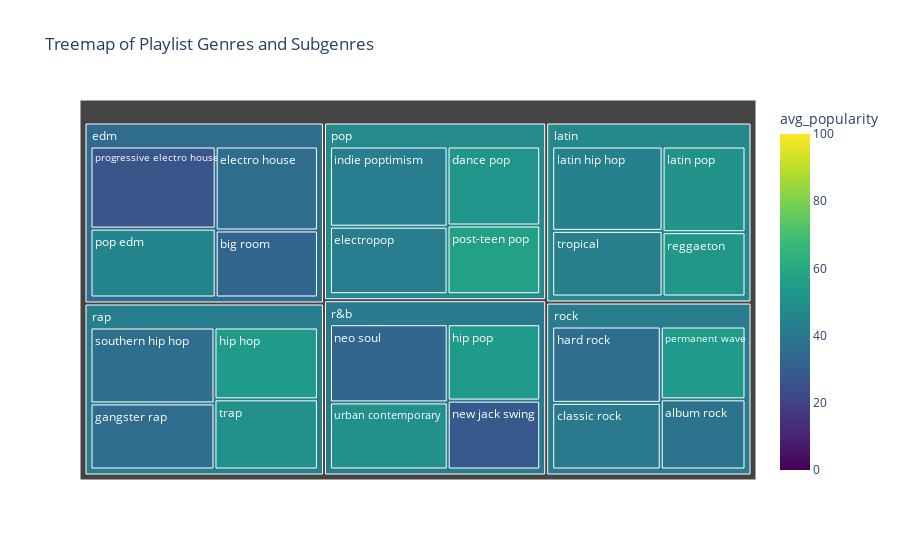

Source (notebook cell):
### Markdown cell above
### Create a treemap, representing the hierarchy of the playlist_genres and subgenres, with box sizes mapped from the number of items, and color mapped from the average popularity. Use a non-default, perceptually uniform sequential colormap and set the color range mapped to the whole range of potential values of the average popularity (0-100).

### Code cell
import plotly.express as px
import plotly.graph_objects as go



# Create the treemap
fig_treemap = px.treemap(
    genre_subgenre,
    path=['playlist_genre', 'playlist_subgenre'],
    values='count',
    color='avg_popularity',
    color_continuous_scale='Viridis',
    range_color=[0, 100],
    title='Treemap of Playlist Genres and Subgenres'
)
fig_treemap.show()

### Figure 1 — Plotly figure (JSON) as saved in the notebook; plotly's stock layout.template omitted (floating-point values rounded to 4 significant figures)
{"data": [{"branchvalues": "total", "customdata": [[38.32], [32.28], [40.81], [52.08], [35.51], [42.73], [35.19], [35.84], [53.77], [53.84], [42.48], [43.48], [51.1], [32.69], [28.03], [54.0], [45.69], [56.83], [26.87], [52.93], [36.47], [50.31], [43.33], [50.52], [34.83], [47.04], [47.74], [41.22], [43.24], [41.73]], "domain": {"x": [0, 1], "y": [0, 1]}, "hovertemplate": "labels=%{label}<br>count=%{value}<br>parent=%{parent}<br>id=%{id}<br>avg_popularity=%{color}<extra></extra>", "ids": ["rock/album rock", "edm/big room", "rock/classic rock", "pop/dance pop", "edm/electro house", "pop/electropop", "rap/gangster rap", "rock/hard rock", "rap/hip hop", "r&b/hip pop", "pop/indie poptimism", "latin/latin hip hop", "latin/latin pop", "r&b/neo soul", "r&b/new jack swing", "rock/permanent wave", "edm/pop edm", "pop/post-teen pop", "edm/progressive electro house", "latin/reggaeton", "rap/southern hip hop", "rap/trap", "latin/tropical", "r&b/urban contemporary", "edm", "latin", "pop", "r&b", "rap", "rock"], "labels": ["album rock", "big room", "classic rock", "dance pop", "electro house", "electropop", "gangster rap", "hard rock", "hip hop", "hip pop", "indie poptimism", "latin hip hop", "latin pop", "neo soul", "new jack swing", "permanent wave", "pop edm", "post-teen pop", "progressive electro house", "reggaeton", "southern hip hop", "trap", "tropical", "urban contemporary", "edm", "latin", "pop", "r&b", "rap", "rock"], "marker": {"coloraxis": "coloraxis", "colors": [38.32, 32.28, 40.81, 52.08, 35.51, 42.73, 35.19, 35.84, 53.77, 53.84, 42.48, 43.48, 51.1, 32.69, 28.03, 54.0, 45.69, 56.83, 26.87, 52.93, 36.47, 50.31, 43.33, 50.52, 34.83, 47.04, 47.74, 41.22, 43.24, 41.73]}, "name": "", "parents": ["rock", "edm", "rock", "pop", "edm", "pop", "rap", "rock", "rap", "r&b", "pop", "latin", "latin", "r&b", "r&b", "rock", "edm", "pop", "edm", "latin", "rap", "rap", "latin", "r&b", "", "", "", "", "", ""], "type": "treemap", "values": [1065, 1206, 1296, 1298, 1511, 1408, 1456, 1485, 1322, 1256, 1672, 1655, 1262, 1637, 1133, 1105, 1517, 1129, 1809, 948, 1674, 1291, 1288, 1405, 6043, 5153, 5507, 5431, 5743, 4951]}], "layout": {"coloraxis": {"cmax": 100, "cmin": 0, "colorbar": {"title": {"text": "avg_popularity"}}, "colorscale": [[0, "#440154"], [0.1111, "#482878"], [0.2222, "#3e4989"], [0.3333, "#31688e"], [0.4444, "#26828e"], [0.5556, "#1f9e89"], [0.6667, "#35b779"], [0.7778, "#6ece58"], [0.8889, "#b5de2b"], [1, "#fde725"]]}, "legend": {"tracegroupgap": 0}, "title": {"text": "Treemap of Playlist Genres and Subgenres"}}}
